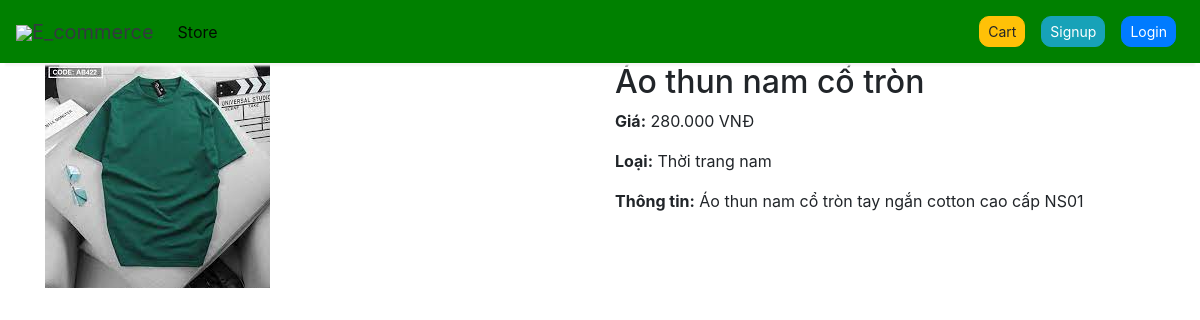
The app's page /detail/2 with its own data.
### core/models.py (models this page shows, shortened)
class Products(models.Model):
    name = models.CharField(max_length=200)
    price = models.FloatField(null=True)
    category = models.ForeignKey(Category, on_delete=models.CASCADE, default=1)
    image = models.ImageField(upload_to='upload/product')
    description= models.CharField(max_length=25000, default='None', blank=True, null=True)

class Category(models.Model):
    name = models.CharField(max_length=200)
    description = models.CharField(max_length=200)
    def __str__(self):
        return self.name

### core/views.py (the view)
# urls.py: path('detail/<int:product_id>', detail_product, name='detail_product'),
def detail_product(request, product_id):
    product = Products.objects.get(id=product_id)
    return render(request, 'detail_product.html', {'product': product})

### core/templatetags/custom_filter.py (called while the page is built)
@register.filter(name='currency')
def currency(number):
    tmp = str(round(number))
    if(int(tmp) > 1000000000):
        num = tmp[:-9] + "." + tmp[-9:-6] + "." + tmp[-6:-3] + "." + tmp[-3:]
    elif(int(tmp) > 1000000):
        num = tmp[:-6] + "." + tmp[-6:-3] + "." + tmp[-3:]
    else:
        num = tmp[:-3]+"."+tmp[len(tmp)-3:]
    return num+" VNĐ"

### core/templates/detail_product.html
{% extends 'base.html' %}
{% block content %}
{% load cart %}
{% load custom_filter %}
<div class="container">
    <div class="row">
        <div class="col-md-6">
            <img src="{{ product.image.url }}" alt="{{ product.name }}" class="img-fluid">
        </div>
        <div class="col-md-6">
            <h2>{{ product.name }}</h2>
            <p><strong>Giá:</strong> {{ product.price|currency }}</p>
            <p><strong>Loại:</strong> {{ product.category }}</p>
            <p><strong>Thông tin:</strong> {{ product.description }}</p>
        </div>
    </div>
</div>
{% endblock %}

### records on screen
Products: image (picture), name "Áo thun nam cổ tròn", price "280.000 VNĐ", category "Thời trang nam", description "Áo thun nam cổ tròn tay ngắn cotton cao cấp NS01"
